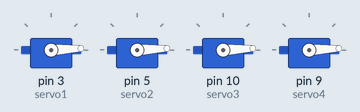
A sketch run on a simulated Arduino Uno, built with avr-gcc and run on an emulated ATmega328P. On the bench: 4 × servo.

Above: at 0.05 s.
At 0.3 s:
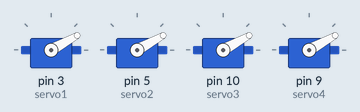
At 0.45 s:
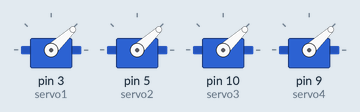
At 0.85 s:
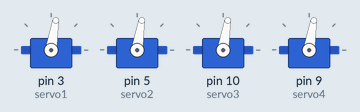
At 1.2 s:
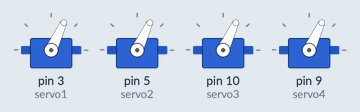
At 1.7 s:
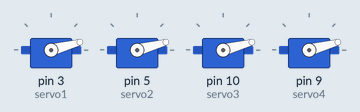
Timing chart, 0 to 4.3 s (numbered marks = the images above):
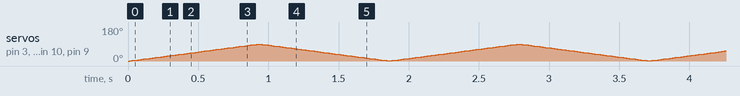

The sketch:

MultiServos.ino
```cpp
#include <Servo.h>

Servo servo1;
Servo servo2;
Servo servo3;
Servo servo4;

int i = 0;

void setup() {
  servo1.attach(3);
  servo2.attach(5);
  servo3.attach(10);
  servo4.attach(9);
}

void loop() {
  for (i = 0; i < 90; i++) {
    servo1.write(i);
    servo2.write(i);
    servo3.write(i);
    servo4.write(i);
    delay(10);
  }
  for (i = 90; i > 0; i--) {
    servo1.write(i);
    servo2.write(i);
    servo3.write(i);
    servo4.write(i);
    delay(10);
  }

}
```
